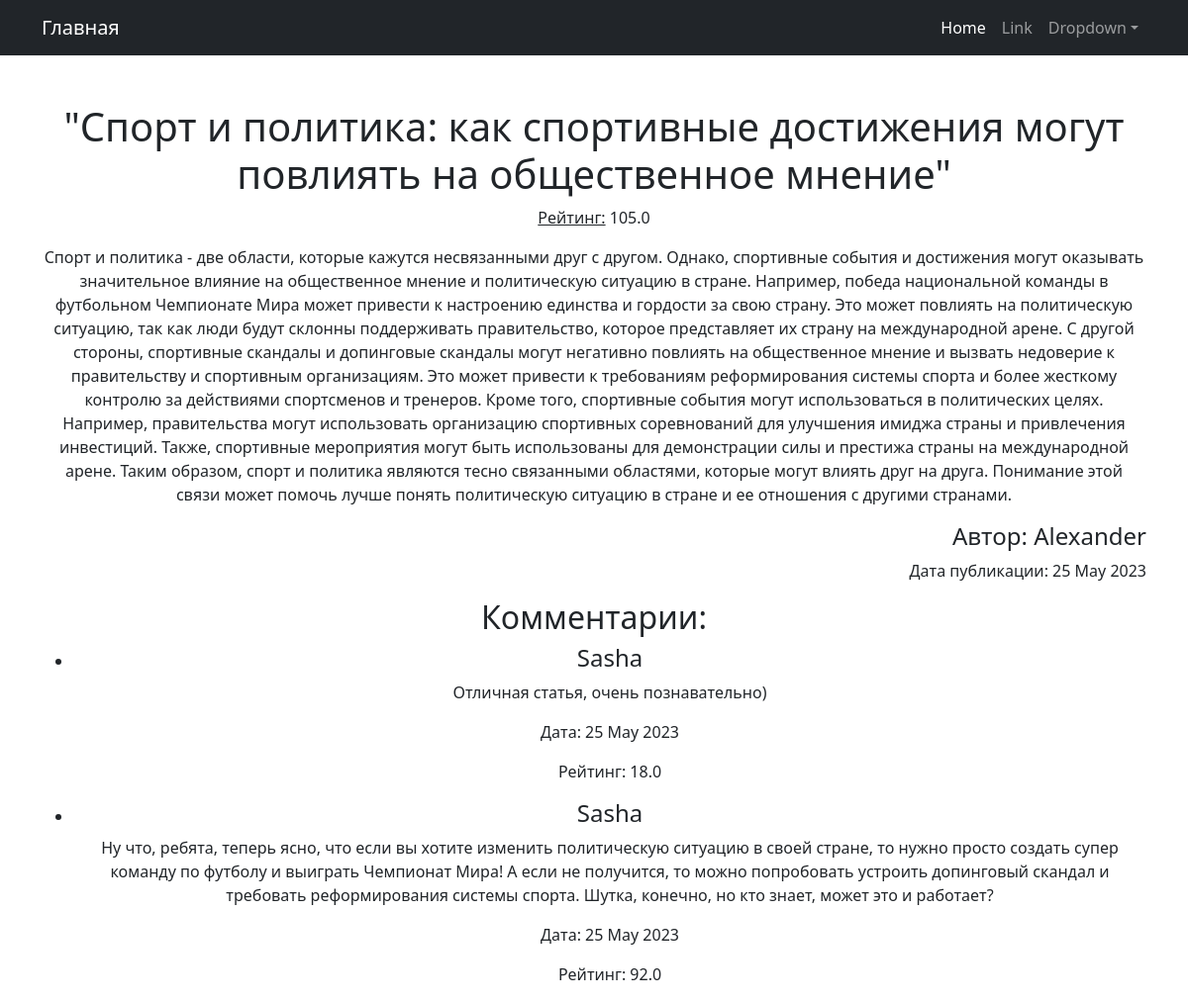
Screenshot of /news/1 with the database file from the repository.
### news/models.py (models this page shows, shortened)
class Post(models.Model):
    POST_TYPE_CHOICES = [
        ('article', 'статья'),
        ('news', 'новость')
    ]
    author = models.ForeignKey(Author, on_delete=models.CASCADE)
    post_type = models.CharField(max_length=15, choices=POST_TYPE_CHOICES)
    date_time = models.DateTimeField(auto_now_add=True)
    post_category = models.ManyToManyField(Category, through='PostCategory')
    title = models.CharField(max_length=200)
    content = models.TextField()
    rating = models.FloatField(default=0)

class Author(models.Model):
    user = models.OneToOneField(User, on_delete=models.CASCADE)
    rating = models.FloatField(default=0)

class Comment(models.Model):
    post = models.ForeignKey(Post, on_delete=models.CASCADE, related_name='comments')
    user = models.ForeignKey(User, on_delete=models.CASCADE)
    text = models.TextField()
    date_time = models.DateTimeField(auto_now_add=True)
    rating = models.FloatField(default=0)

### news/views.py (the view)
# urls.py: path('<int:pk>', PieceOfNewsDetail.as_view())
class PieceOfNewsDetail(DetailView):
    model = Post
    template_name = 'piece_of_news.html'
    context_object_name = 'piece_of_news'
    def get_context_data(self, **kwargs):
        context = super().get_context_data(**kwargs)
        post = self.object
        context['comments'] = post.comments.all()
        return context

### news/templatetags/custom_filters.py (called while the page is built)
@register.filter()
def censor(text: str):
    ban_words = ['пизд', 'хуй', 'сука', 'ебал', 'твар', 'мраз', 'ёбан', 'мудак', 'гнид', 'пезд', 'хули', 'хуе',
                 'пидор', 'пидр', 'педик', 'шлюх', 'гандон', 'ебан', 'блядь']
    words = text.split()
    filtered_words = []
    for word in words:
        for ban_word in ban_words:
            if ban_word in word.lower():
                word = '*' * len(word)
                break
        filtered_words.append(word)
    filtered_text = ' '.join(filtered_words)
    return filtered_text

### templates/piece_of_news.html (shortened to what this page needs)
{% extends 'flatpages/default.html' %}
{% load custom_filters %}
{% block content %}
  <h1>{{ piece_of_news.title }}</h1>
  <p><span style="text-decoration: underline;">Рейтинг:</span> {{ piece_of_news.rating }}</p>
  <p>{{ piece_of_news.content|censor }}</p>
  <div style="text-align: right;">
    <h4>Автор: {{ piece_of_news.author.user }}</h4>
    <p>Дата публикации: {{ piece_of_news.date_time|date:'d F Y' }}</p>
  </div>
  <h2>Комментарии:</h2>
  <ul>
    {% for comment in comments %}
      <li>
        <h4>{{ comment.user }}</h4>
        <p>{{ comment.text|censor }}</p>
        <p>Дата: {{ comment.date_time|date:'d F Y' }}</p>
        <p>Рейтинг: {{ comment.rating }}</p>
      </li>
    {% empty %}
      <p>Пока нет комментариев.</p>
    {% endfor %}
  </ul>
{% endblock content %}

### rows the page displays
Post: title "\"Спорт и политика: как спортивные достижения могут повлиять на общественное мнение\"", rating "105.0", content|censor "Спорт и политика - две области, которые кажутся несвязанными друг с другом. Однако, спортивные события и достижения могут оказывать значительное влияние на общественное мнение и политическую ситуацию в стране. Например, победа национальной команды в футбольном Чемпионате Мира может привести к настроению единства и гордости за свою страну. Это может повлиять на политическую ситуацию, так как люди будут склонны поддерживать правительство, которое представляет их страну на международной арене. С другой стороны, спортивные скандалы и допинговые скандалы могут негативно повлиять на общественное мнение и вызвать недоверие к правительству и спортивным организациям. Это может привести к требованиям…", author.user "Alexander", date_time "25 May 2023"
Comment: user "Sasha", text|censor "Отличная статья, очень познавательно)", date_time "25 May 2023", rating "18.0"
Comment: user "Sasha", text|censor "Ну что, ребята, теперь ясно, что если вы хотите изменить политическую ситуацию в своей стране, то нужно просто создать супер команду по футболу и выиграть Чемпионат Мира! А если не получится, то можно попробовать устроить допинговый скандал и требовать реформирования системы спорта. Шутка, конечно, но кто знает, может это и работает?", date_time "25 May 2023", rating "92.0"
